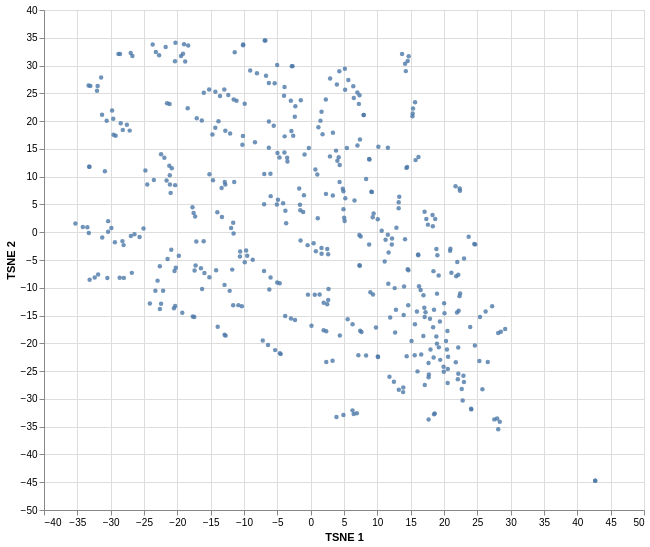

Vega-Lite specification for this chart:
### Vega-Lite specification from a JSON file in a GitHub repository (floating-point values rounded to 4 significant figures; data arrays with more than 128 entries replaced by an {"elided": "..."} marker saying what was removed)
{"$schema": "https://vega.github.io/schema/vega-lite/v5.json", "width": 600, "height": 500, "data": {"values": {"elided": "433 records"}}, "mark": {"type": "point", "filled": true, "size": 20, "tooltip": {"content": "data"}}, "encoding": {"x": {"field": "TSNE 1", "type": "quantitative", "scale": {"zero": false}}, "y": {"field": "TSNE 2", "type": "quantitative", "scale": {"zero": false}}, "color": {}, "opacity": {"value": 0.8}}}
